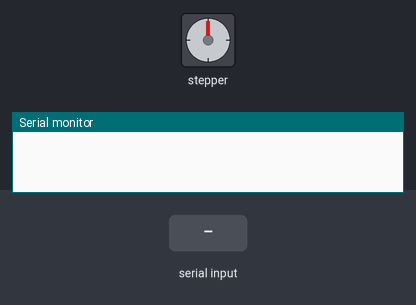
The sketch below on a simulated Arduino Uno, built with avr-gcc and run on an emulated ATmega328P. Shown: stepper motor, the last lines printed to the serial monitor. Inputs (shaded band) come from the test bench. Stepper angles assume 240 steps per turn.

Above: at 1.3 s.
1.4 s: "1\n" received over Serial
At 2.46 s:
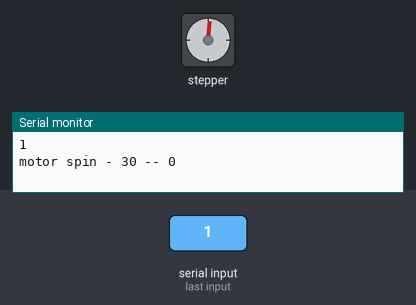
At 3.5 s:
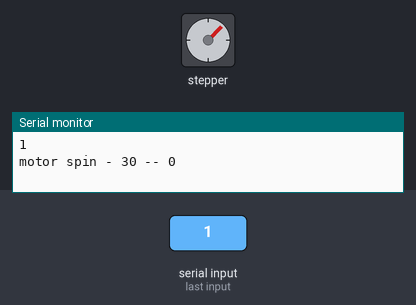
Timing chart, 0 to 5.0 s (numbered marks = the images above; inputs shaded):
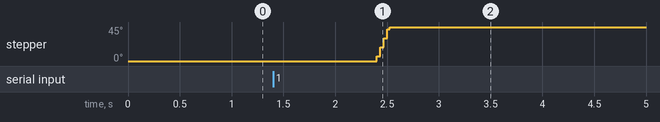

The sketch:

BudgetBrailleCell.ino
```cpp
//#include <ESP8266WiFi.h>

#include <Stepper.h>

const int STEPS = 240;

Stepper stepper1(STEPS, 8, 9, 10, 11);
Stepper stepper2(STEPS, 2, 3, 4, 5);

int alphabet_braille_mapper[26][2] = {
  {1, 0}, //A
  {4, 0}, //B
  {1, 1}, //C
  {1, 4}, //D
  {1, 2}, //E
  {4, 1}, //F
  {4, 4}, //G
  {4, 2}, //H
  {2, 1}, //I
  {2, 4}, //J

  {5, 0}, //K
  {7, 0}, //L
  {5, 1}, //M
  {5, 4}, //N
  {5, 2}, //O
  {7, 1}, //P
  {7, 4}, //Q
  {7, 2}, //R
  {6, 1}, //S
  {6, 4}, //T

  {5, 3}, //U
  {7, 3}, //V
  {2, 7}, //W
  {5, 5}, //X
  {5, 7}, //Y
  {5, 6}, //Z

};

char stringBuffer[14];

int prev_left_motor_position = 0;
int prev_right_motor_position = 0;
int current_left_motor_position = 0;
int current_right_motor_position = 0;
int left_motor_steps = 0;
int right_motor_steps = 0;


void setup() {
  stepper1.setSpeed(60);
  stepper2.setSpeed(60);
  Serial.begin(9600);
  delay(100);
}

void loop() {
  if (Serial.available())
  {
    String line = Serial.readStringUntil('\r');
    Serial.print(line);
    line.toCharArray(stringBuffer, 14);
    int index;
    int ascii_value;

    for (int i = 0; i < 14; i++)
    {
      prev_left_motor_position = current_left_motor_position;
      prev_right_motor_position = current_right_motor_position;

      //Getting the single charectars from string
      //Serial.print("This is one character -- ");
      ascii_value = int(stringBuffer[i]);
      //Serial.write(stringBuffer[i]);

      //If-else statements to check what the letter is
      if ( ascii_value >= 65 && ascii_value < 91)
      {
        index = ascii_value - 65;
      }
      else if ( ascii_value >= 97 && ascii_value < 123)
      {
        index = ascii_value - 97;
      }
      //steps for the motor to turn
      current_left_motor_position = alphabet_braille_mapper[index][0];
      current_right_motor_position = alphabet_braille_mapper[index][1];

      left_motor_steps = calculateSteps(current_left_motor_position, prev_left_motor_position);
      right_motor_steps = -calculateSteps(current_right_motor_position, prev_right_motor_position);

      Serial.print( "motor spin - ");
      Serial.print( left_motor_steps);
      Serial.print( " -- " );
      Serial.println(right_motor_steps );
      stepper1.step(left_motor_steps);
      stepper2.step(right_motor_steps);
      delay(2000);
    }

  }

  //Clear the buffer array
  for (int i = 0; i < 14; i++)
  {
    stringBuffer[i] = 0;
  }
}

int calculateSteps(int curr_position, int prev_position)
{
  //Get the difference
  int diff = curr_position - prev_position;
  int dir = 0;


  if (abs(diff) > 4)
  {
    if (diff > 0)
    {
      dir = -1;
    }
    else if (diff < 0)
    {
      dir = 1;
    }
    else
      dir = 0 ;

    diff = dir * (8 - abs(diff));

  }
  else
  {
    diff = diff; //cya
  }

  //if diff > 4 switch direction and make noOfSteps = 8 - diff
  return (diff * 30);
}
```

Measured:
- after the input at 1.4 s, stepper: turns 45° clockwise in 0.13 s, starting after 1.0 s
